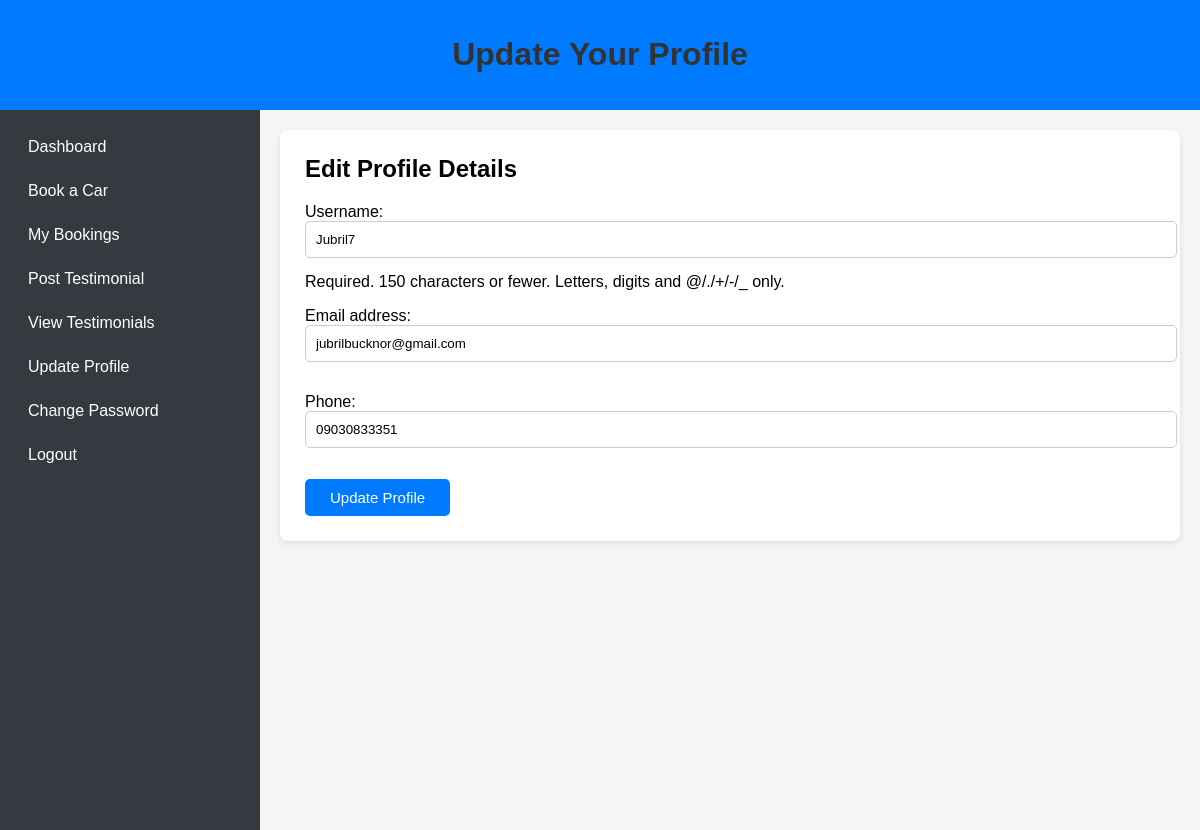
Page /update-profile/ (signed in) on the committed database.
### core/models.py (models this page shows)
class User(AbstractUser):
    phone = models.CharField(max_length=15, blank=True, null=True)

### core/views.py (the view)
# urls.py: path('update-profile/', views.update_profile, name='update_profile'),
@login_required
def update_profile(request):
    if request.method == "POST":
        form = UpdateProfileForm(request.POST, instance=request.user)
        if form.is_valid():
            form.save()
            messages.success(request, "Profile updated successfully!")
            return redirect("dashboard")
    else:
        form = UpdateProfileForm(instance=request.user)
    return render(request, "update_profile.html", {"form": form})

### core/form.py
class UpdateProfileForm(UserChangeForm):
    password = None
    class Meta:
        model = User
        fields = ['username', 'email', 'phone']

### core/templates/update_profile.html (shortened to what this page needs)
{% load static %}
<!DOCTYPE html>
<html lang="en">
<head>
    <link rel="stylesheet" href="{% static 'core/style.css' %}">
</head>
<body>
<header>
    <h1>Update Your Profile</h1>
</header>
<div class="container">
    <nav>
        <a href="{% url 'dashboard' %}">Dashboard</a>
        <a href="{% url 'book_car' %}">Book a Car</a>
        <a href="{% url 'booking_history' %}">My Bookings</a>
        <a href="{% url 'post_testimonial' %}">Post Testimonial</a>
        <a href="{% url 'view_testimonials' %}">View Testimonials</a>
        <a href="{% url 'update_profile' %}">Update Profile</a>
        <a href="{% url 'change_password' %}">Change Password</a>
        <a href="{% url 'logout' %}">Logout</a>
    </nav>
    <main>
        <div class="section">
            <h2>Edit Profile Details</h2>
            <form method="post">
                {{ form.as_p }}
                <button type="submit">Update Profile</button>
            </form>
        </div>
    </main>
</div>
</body>
</html>

### core/static/core/style.css (style rules this page uses)
body { font-family: Arial, sans-serif; background-color: #f5f5f5; margin: 20px; }
h1 { color: #333; }

### core/templates/update_profile.html (style rules this page uses)
body { font-family: Arial, sans-serif; margin: 0; background: #f5f5f5; }
header { background: #007bff; color: white; padding: 15px 30px; text-align: center; }
.container { display: flex; min-height: 90vh; }
nav { width: 220px; background: #343a40; color: white; padding: 20px; }
nav a { display: block; color: white; text-decoration: none; margin-bottom: 10px; padding: 8px; border-radius: 4px; }
main { flex: 1; padding: 20px; }
.section { background: white; padding: 25px; border-radius: 8px; box-shadow: 0 2px 6px rgba(0,0,0,0.1); }
h2 { margin-top: 0; margin-bottom: 20px; }
form input, form select { width: 100%; padding: 10px; margin-bottom: 15px; border-radius: 5px; border: 1px solid #ccc; }
button { background: #007bff; color: white; padding: 10px 25px; border: none; border-radius: 5px; cursor: pointer; font-size: 15px; }

### rows in the picture
User: username "Jubril7", email "jubrilbucknor@gmail.com", phone "09030833351"
